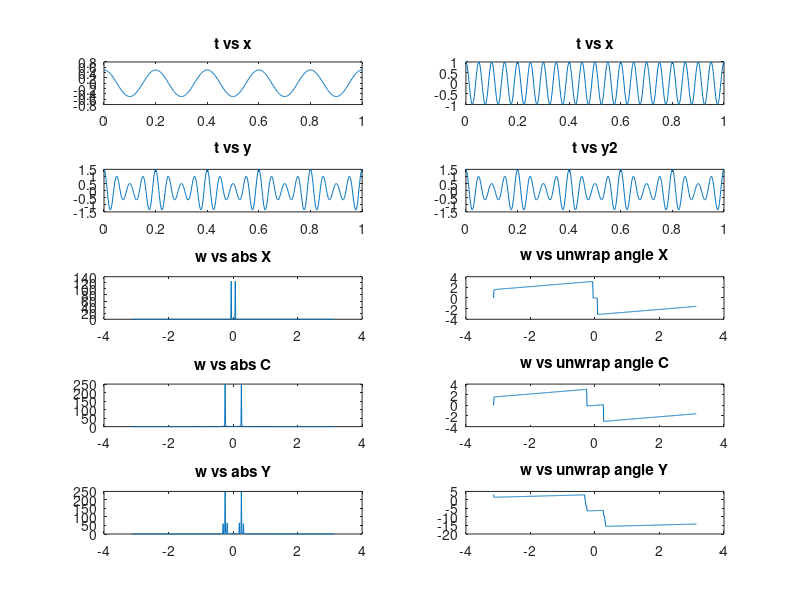

Write MATLAB code to recreate this figure.

clear
clc

t=linspace(0,1,500);
w=linspace(-pi,pi,500);

% carrier frequency
wc=40*pi;

% carrier to be added to make sure x is always positive
A=1;

% modulating signal x
m=0.5; % maximum value of the modulating signal
wm=10*pi; %maximum freq content inside the modulating signal
x=m*cos(wm*t);
X=fftshift(fft(x));

% carrier signal c
c=cos(wc*t);
C=fftshift(fft(c));

y=(A+x).*c;
Y=fftshift(fft(y));

m=1;
x2=m*cos(wm*t);
y2=(A+x).*c;

figure(1)
clf

subplot(5,2,1)
plot(t,x)
title('t vs x');

subplot(5,2,2)
plot(t,c)
title('t vs x');

subplot(5,2,3)
plot(t,y)
title('t vs y');

subplot(5,2,4)
plot(t,y2)
title('t vs y2');

subplot(5,2,5)
plot(w,abs(X))
title('w vs abs X');

subplot(5,2,6)
plot(w,unwrap(angle(X)))
title('w vs unwrap angle X');

subplot(5,2,7)
plot(w,abs(C))
title('w vs abs C');

subplot(5,2,8)
plot(w,unwrap(angle(C)))
title('w vs unwrap angle C');

subplot(5,2,9)
plot(w,abs(Y))
title('w vs abs Y');

subplot(5,2,10)
plot(w,unwrap(angle(Y)))
title('w vs unwrap angle Y');

return
